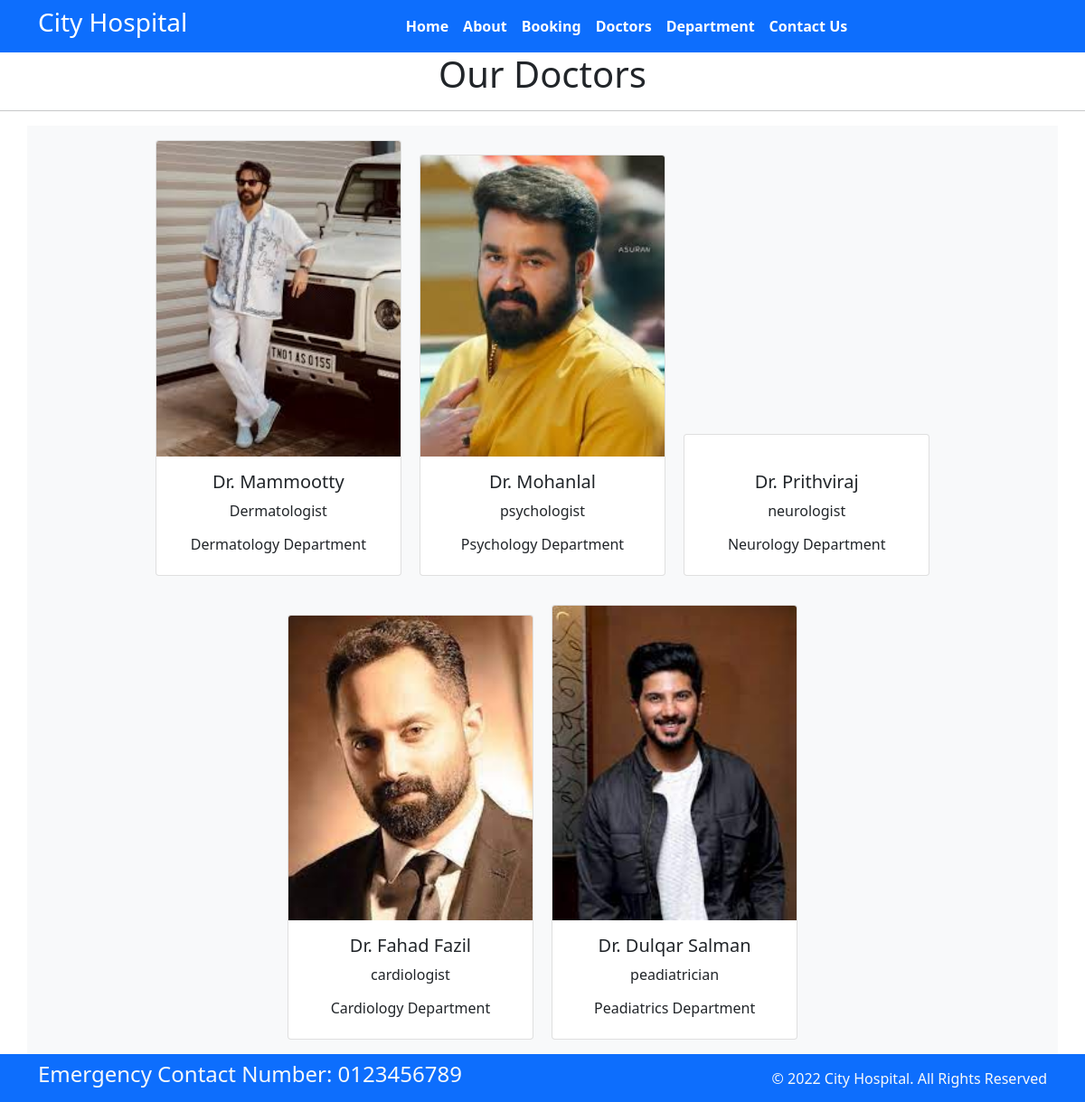
Page /doctors on the committed database.
### home/models.py (models this page shows, shortened)
class doctors(models.Model):
    doc_name= models.CharField(max_length=255)
    doc_spec= models.CharField(max_length=255)
    dep_name= models.ForeignKey(departments, on_delete=models.CASCADE)
    doc_image= models.ImageField(upload_to='doctors')

class departments(models.Model):
    dep_name = models.CharField(max_length=100)
    dep_decription = models.TextField(max_length=800)
    def __str__(self):
        return self.dep_name

### home/views.py (the view)
# urls.py: path('doctors', views.doctor,name='doctors'),
def doctor(request):
    dict__docs={
        'doct': doctors.objects.all()
    }
    return render(request, 'doctors.html',dict__docs)

### templates/doctors.html (shortened to what this page needs)
{% extends 'base.html' %}
{% block content %}
<h1 class="text-center"> Our Doctors </h1>
<hr>
<div class="container text-center  bg-light">
    {% for d in doct %}
    <div class="card text-center mx-2 my-3 " style="width: 17rem;     display:inline-block ; ">
        <img src="{{d.doc_image.url}}" class="card-img-top" alt="">
        <div class="card-body">
          <h5 class="card-title">Dr. {{d.doc_name}}</h5>
          <p class="card-text">{{d.doc_spec}}</p>
          <h6>{{d.dep_name}} Department</h6>
        </div>
    </div>
    {% endfor %}
</div>
{% endblock  %}

### templates/base.html (shortened to what this page needs)
{% load static %}
<!DOCTYPE html>
<html>
  <head>
    <link rel="stylesheet"
      href=" https://cdn.jsdelivr.net/npm/bootstrap@5.1.3/dist/css/bootstrap.min.css ">
    <link rel="stylesheet"
      href="https://use.fontawesome.com/releases/v5.2.0/css/all.css">
      <link rel="stylesheet"
      href="{% static '/css/style.css'%}">
  </head>
  <body>
    <nav class="navbar bg-primary navbar-expand-md ">
      <div class="container">
        <div class="col-2 text-left pl-md-0">
          <h3 class="text-white"> City Hospital </h3>
        </div>
        <div
          class="collapse navbar-collapse justify-content-center col-md-8 navbar-collapse-3">
          <ul class="navbar-nav justify-content-center  fw-bold">
            <li class="nav-item active">
              <a class="nav-link text-white" href="{% url 'home' %}">Home </a>
            </li>
            <li class="nav-item">
              <a class="nav-link text-white" href="{% url 'about' %}">About</a>
            </li>
            <li class="nav-item">
              <a class="nav-link text-white" href="{% url 'booking' %}">Booking</a>
            </li>
            <li class="nav-item">
              <a class="nav-link text-white" href="{% url 'doctors' %}">Doctors</a>
            </li>
			 <li class="nav-item">
              <a class="nav-link text-white" href="{% url 'department' %}">Department</a>
            </li>
            <li class="nav-item">
              <a class="nav-link text-white" href="{% url 'contact'%}">Contact Us</a>
            </li>
          </ul>
        </div>
      </div>
    </nav>
    {% block content %}{% endblock  %}
    <section class="">
      <footer class="pt-2 pb-2  bg-primary text-light">
        <div class="container">
          <div class="row align-items-center">
            <div class="col-12 col-md-8">
              <h4>Emergency Contact Number: 0123456789</h4>
            </div>
            <div class="col-12 col-md-4 mt-4 mt-md-0 text-center text-md-end">
              © 2022 City Hospital. All Rights Reserved
            </div>
          </div>
        </div>
      </footer>
    </section>
  </body>
</html>

### rows in the picture
doctors: doc_image (picture), doc_name "Mammootty", doc_spec "Dermatologist", dep_name "Dermatology"
doctors: doc_image (picture), doc_name "Mohanlal", doc_spec "psychologist", dep_name "Psychology"
doctors: doc_name "Prithviraj", doc_spec "neurologist", dep_name "Neurology"
doctors: doc_image (picture), doc_name "Fahad Fazil", doc_spec "cardiologist", dep_name "Cardiology"
doctors: doc_image (picture), doc_name "Dulqar Salman", doc_spec "peadiatrician", dep_name "Peadiatrics"
